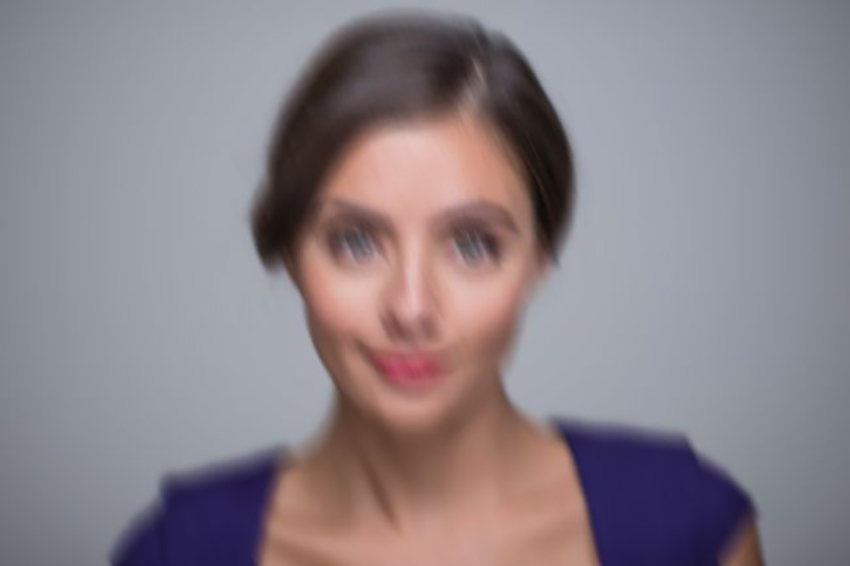
#> input picture backend/api/acd1.jpg, 850 x 566 px
$ python -i image_utils.py   (imports and definitions only)
#> lines starting #> are read from the running program, lines starting #| are printed output that depends on the picture
"""Image processing utilities."""

import numpy as np
from PIL import Image
from typing import Tuple, Optional

try:
    import cv2
    HAS_CV2 = True
except ImportError:
    HAS_CV2 = False


class ImageProcessor:
    """Utility class for image preprocessing and postprocessing."""

    # [56 lines left out: functions resize_image, sharpen_image_cv, not called in this run]

    @staticmethod
    def enhance_details(image: Image.Image) -> Image.Image:
        """
        Enhance image details using CLAHE (or PIL if OpenCV not available).

        Args:
            image: Input PIL Image

        Returns:
            Enhanced PIL Image
        """
        if not HAS_CV2:
            # Fallback to PIL enhancement
            from PIL import ImageEnhance
            enhancer = ImageEnhance.Contrast(image)
            enhanced = enhancer.enhance(1.2)
            sharpener = ImageEnhance.Sharpness(enhanced)
            return sharpener.enhance(1.3)

        img_array = np.array(image)

        # Convert to LAB color space
        lab = cv2.cvtColor(img_array, cv2.COLOR_RGB2LAB)
#> lab: shape (566, 850, 3); mean of channels 0, 1, 2 140.9, 133.3, 125.9

        # Apply CLAHE to L channel
        clahe = cv2.createCLAHE(clipLimit=2.0, tileGridSize=(8, 8))
        lab[:, :, 0] = clahe.apply(lab[:, :, 0])
#> lab: shape (566, 850, 3); mean of channels 0, 1, 2 146.2, 133.3, 125.9

        # Convert back to RGB
        enhanced = cv2.cvtColor(lab, cv2.COLOR_LAB2RGB)
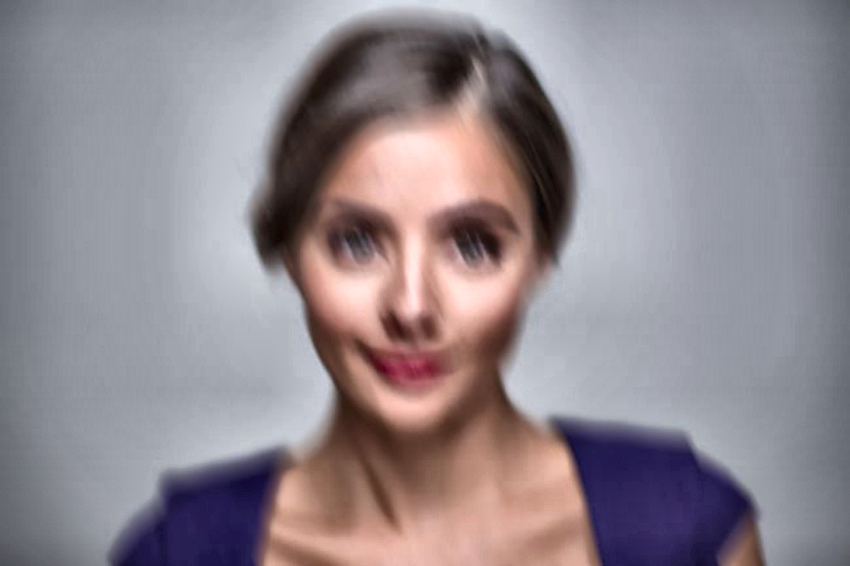
#> enhanced: shape (566, 850, 3); mean R, G, B 145.1, 136.5, 142.8

        return Image.fromarray(enhanced)

    # [60 lines left out: functions create_mask, blend_images, not called in this run]

>>> import cv2
>>> picture = cv2.cvtColor(cv2.imread('../../backend/api/acd1.jpg'), cv2.COLOR_BGR2RGB)
>>> result = ImageProcessor().enhance_details(picture)
